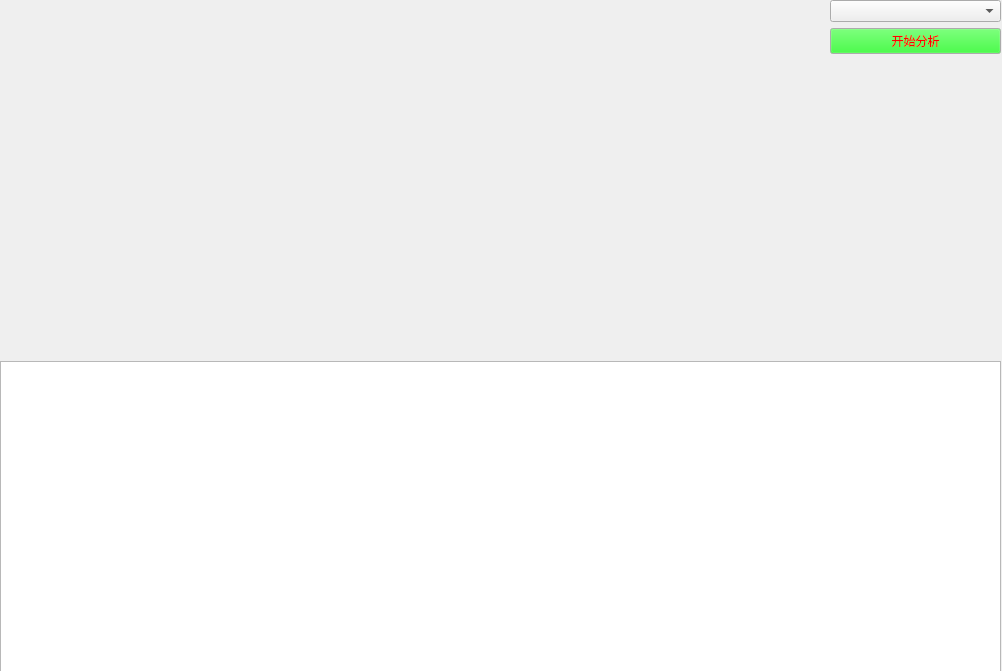
<?xml version="1.0" encoding="UTF-8"?>
<ui version="4.0">
 <class>analyze_window</class>
 <widget class="QWidget" name="analyze_window">
  <property name="geometry">
   <rect>
    <x>0</x>
    <y>0</y>
    <width>1002</width>
    <height>671</height>
   </rect>
  </property>
  <property name="sizePolicy">
   <sizepolicy hsizetype="Expanding" vsizetype="Expanding">
    <horstretch>0</horstretch>
    <verstretch>0</verstretch>
   </sizepolicy>
  </property>
  <property name="windowTitle">
   <string>分析</string>
  </property>
  <widget class="QWidget" name="verticalLayoutWidget">
   <property name="geometry">
    <rect>
     <x>830</x>
     <y>0</y>
     <width>171</width>
     <height>361</height>
    </rect>
   </property>
   <layout class="QVBoxLayout" name="verticalLayout">
    <item>
     <widget class="QComboBox" name="type_select">
      <property name="currentText">
       <string/>
      </property>
      <property name="currentIndex">
       <number>-1</number>
      </property>
     </widget>
    </item>
    <item>
     <widget class="QPushButton" name="a_start">
      <property name="palette">
       <palette>
        <active>
         <colorrole role="WindowText">
          <brush brushstyle="SolidPattern">
           <color alpha="255">
            <red>255</red>
            <green>0</green>
            <blue>0</blue>
           </color>
          </brush>
         </colorrole>
         <colorrole role="Button">
          <brush brushstyle="SolidPattern">
           <color alpha="255">
            <red>0</red>
            <green>255</green>
            <blue>0</blue>
           </color>
          </brush>
         </colorrole>
         <colorrole role="Light">
          <brush brushstyle="SolidPattern">
           <color alpha="255">
            <red>0</red>
            <green>255</green>
            <blue>0</blue>
           </color>
          </brush>
         </colorrole>
         <colorrole role="Text">
          <brush brushstyle="SolidPattern">
           <color alpha="255">
            <red>170</red>
            <green>0</green>
            <blue>127</blue>
           </color>
          </brush>
         </colorrole>
         <colorrole role="ButtonText">
          <brush brushstyle="SolidPattern">
           <color alpha="255">
            <red>255</red>
            <green>0</green>
            <blue>0</blue>
           </color>
          </brush>
         </colorrole>
         <colorrole role="PlaceholderText">
          <brush brushstyle="SolidPattern">
           <color alpha="128">
            <red>170</red>
            <green>0</green>
            <blue>127</blue>
           </color>
          </brush>
         </colorrole>
        </active>
        <inactive>
         <colorrole role="WindowText">
          <brush brushstyle="SolidPattern">
           <color alpha="255">
            <red>255</red>
            <green>0</green>
            <blue>0</blue>
           </color>
          </brush>
         </colorrole>
         <colorrole role="Button">
          <brush brushstyle="SolidPattern">
           <color alpha="255">
            <red>0</red>
            <green>255</green>
            <blue>0</blue>
           </color>
          </brush>
         </colorrole>
         <colorrole role="Light">
          <brush brushstyle="SolidPattern">
           <color alpha="255">
            <red>0</red>
            <green>255</green>
            <blue>0</blue>
           </color>
          </brush>
         </colorrole>
         <colorrole role="Text">
          <brush brushstyle="SolidPattern">
           <color alpha="255">
            <red>170</red>
            <green>0</green>
            <blue>127</blue>
           </color>
          </brush>
         </colorrole>
         <colorrole role="ButtonText">
          <brush brushstyle="SolidPattern">
           <color alpha="255">
            <red>255</red>
            <green>0</green>
            <blue>0</blue>
           </color>
          </brush>
         </colorrole>
         <colorrole role="PlaceholderText">
          <brush brushstyle="SolidPattern">
           <color alpha="128">
            <red>170</red>
            <green>0</green>
            <blue>127</blue>
           </color>
          </brush>
         </colorrole>
        </inactive>
        <disabled>
         <colorrole role="WindowText">
          <brush brushstyle="SolidPattern">
           <color alpha="255">
            <red>120</red>
            <green>120</green>
            <blue>120</blue>
           </color>
          </brush>
         </colorrole>
         <colorrole role="Button">
          <brush brushstyle="SolidPattern">
           <color alpha="255">
            <red>0</red>
            <green>255</green>
            <blue>0</blue>
           </color>
          </brush>
         </colorrole>
         <colorrole role="Light">
          <brush brushstyle="SolidPattern">
           <color alpha="255">
            <red>0</red>
            <green>255</green>
            <blue>0</blue>
           </color>
          </brush>
         </colorrole>
         <colorrole role="Text">
          <brush brushstyle="SolidPattern">
           <color alpha="255">
            <red>120</red>
            <green>120</green>
            <blue>120</blue>
           </color>
          </brush>
         </colorrole>
         <colorrole role="ButtonText">
          <brush brushstyle="SolidPattern">
           <color alpha="255">
            <red>120</red>
            <green>120</green>
            <blue>120</blue>
           </color>
          </brush>
         </colorrole>
         <colorrole role="PlaceholderText">
          <brush brushstyle="SolidPattern">
           <color alpha="128">
            <red>0</red>
            <green>0</green>
            <blue>0</blue>
           </color>
          </brush>
         </colorrole>
        </disabled>
       </palette>
      </property>
      <property name="font">
       <font>
        <family>宋体</family>
       </font>
      </property>
      <property name="text">
       <string>开始分析</string>
      </property>
     </widget>
    </item>
    <item>
     <spacer name="verticalSpacer">
      <property name="orientation">
       <enum>Qt::Vertical</enum>
      </property>
      <property name="sizeHint" stdset="0">
       <size>
        <width>20</width>
        <height>40</height>
       </size>
      </property>
     </spacer>
    </item>
   </layout>
  </widget>
  <widget class="QTextBrowser" name="textout">
   <property name="geometry">
    <rect>
     <x>0</x>
     <y>361</y>
     <width>1001</width>
     <height>311</height>
    </rect>
   </property>
  </widget>
  <widget class="analyzeCanvas" name="al_picture" native="true">
   <property name="geometry">
    <rect>
     <x>0</x>
     <y>0</y>
     <width>831</width>
     <height>361</height>
    </rect>
   </property>
  </widget>
 </widget>
 <customwidgets>
  <customwidget>
   <class>analyzeCanvas</class>
   <extends>QWidget</extends>
   <header>analyze_picture.h</header>
   <container>1</container>
  </customwidget>
 </customwidgets>
 <resources/>
 <connections/>
</ui>
